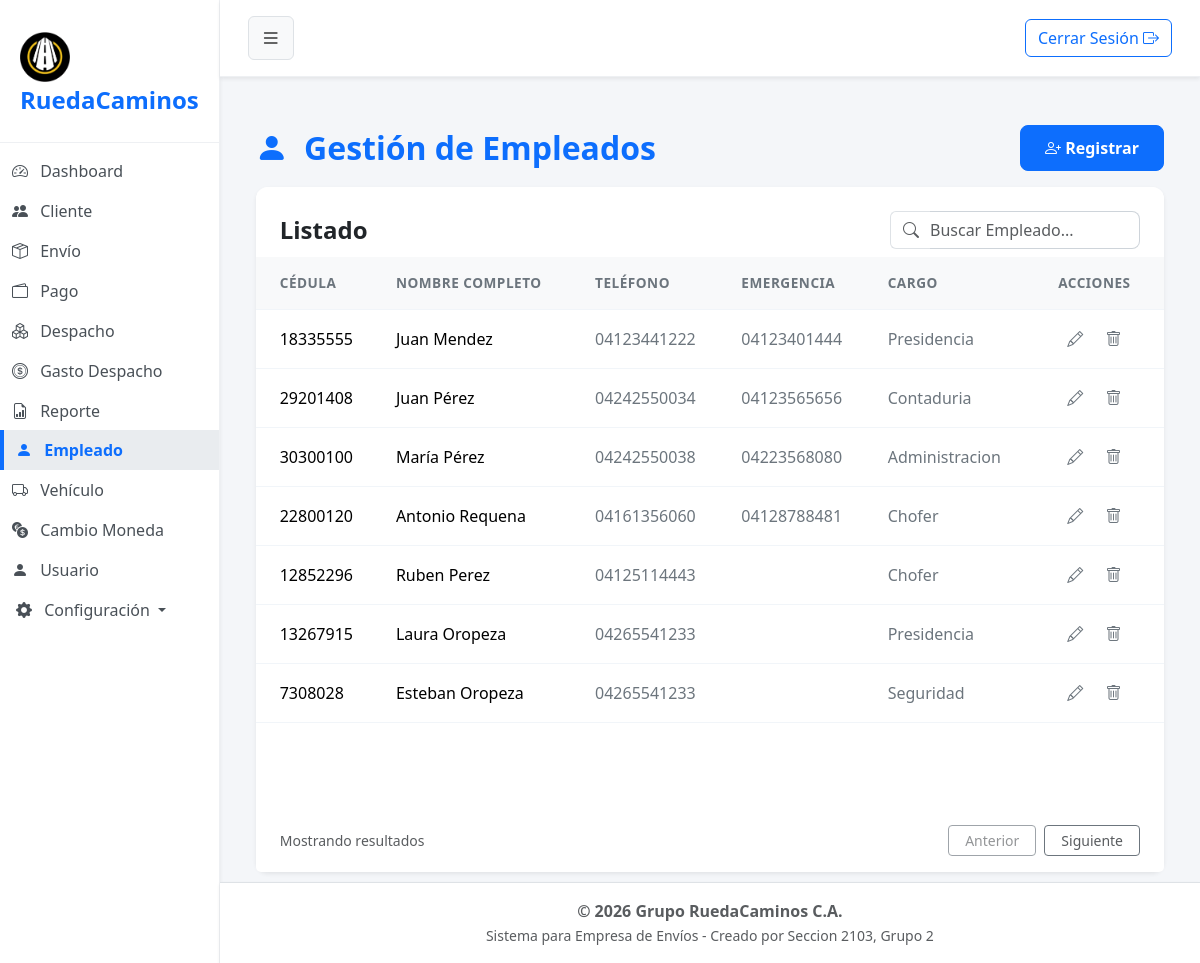
/?url=empleado (signed in), run on the app's committed database.
### tables this page shows
CREATE TABLE `empleado` (
  `cod_empleado` int(2) NOT NULL,
  `cedula` varchar(8) NOT NULL,
  `nombre` varchar(100) NOT NULL,
  `apellido` varchar(100) NOT NULL,
  `telefono` varchar(12) NOT NULL,
  `telefono_emergencia` varchar(12) DEFAULT NULL,
  `cod_cargo` int(1) NOT NULL,
  `estado` tinyint(1) NOT NULL
);

CREATE TABLE `cargo` (
  `cod_cargo` int(1) NOT NULL,
  `nombre` varchar(15) NOT NULL,
  `estado` tinyint(1) NOT NULL
);

### app/controller/empleadoController.php (called while the page is built, shortened)
<?php
$empleado = new Empleado();
$registros = $empleado->obt_RegistrosEmpleado();
include 'app/view/layout/header.php';
include 'app/view/empleado/empleadoView.php';
include 'app/view/layout/footer.php';
?>

### index.php (called while the page is built, shortened)
<?php
    $frontController = new FrontController();
?>

### app/config/Conexion.php (called while the page is built, shortened)
<?php
abstract class Conexion
{
    public $host = "localhost";
    public $namedb = "grupo_ruedacaminos";
    public $userdb = "root";
    public $passwd = "";
    public function __construct()
    {
        $this->conexion = $this->getConnection();
    }
    public function getConnection(): PDO
    {
        try {
            $dsn = "mysql:host=" . $this->host . ";dbname=" . $this->namedb . ";charset=utf8";
            $conexion = new PDO($dsn, $this->userdb, $this->passwd);
            $conexion->setAttribute(PDO::ATTR_ERRMODE, PDO::ERRMODE_EXCEPTION);
        } catch (PDOException $error) {
            die('No se pudo conectar a la base de datos, error:' . $error->getMessage());
        }
        return $conexion;
    }
}

### app/model/Empleado.php (called while the page is built, shortened)
<?php
class Empleado extends Conexion
{
    public function obt_RegistrosEmpleado()
    {
        try {
            $sentencia = "SELECT e.*, c.nombre as nombre_cargo
                        FROM empleado e
                        INNER JOIN cargo c ON e.cod_cargo = c.cod_cargo
                        WHERE e.estado = 1";
            $select = $this->conexion->prepare($sentencia);
            $select->execute();
            return $select->fetchAll(\PDO::FETCH_ASSOC);
        } catch (\PDOException $e) {
            return [];
        }
    }
}

### app/view/empleado/componentes/tabla.php (the view)
<div class="card-body p-0">
    <div class="table-responsive">
        <table class="table table-hover align-middle mb-0">
            <thead class="table-light table-header-custom">
                <tr>
                    <th class="ps-4">CÉDULA</th>
                    <th>NOMBRE COMPLETO</th>
                    <th>TELÉFONO</th>
                    <th>EMERGENCIA</th>
                    <th>CARGO</th>
                    <th class="pe-4 text-center">ACCIONES</th>
                </tr>
            </thead>
            <tbody>
                <?php if (!empty($registros)): ?>
                    <?php foreach ($registros as $fila): ?>
                        <tr>
                            <td class="ps-4 fw-medium"><?= $fila['cedula'] ?></td>
                            <td><span class="fw-medium"><?= $fila['nombre'] . ' ' . $fila['apellido'] ?></span></td>
                            <td class="text-secondary"><?= $fila['telefono'] ?></td>
                            <td class="text-secondary"><?= $fila['telefono_emergencia'] ?></td>
                            <td class="text-secondary"><?= ucfirst($fila['nombre_cargo']) ?></td>
                            <td class="pe-4 text-center">
                                <button type="button" class="btn btn-link text-secondary p-0 m-0 align-baseline me-3 btn-editar" title="Editar"
                                    data-bs-toggle="modal" data-bs-target="#modalEditar"
                                    data-id="<?= $fila['cod_empleado'] ?>"
                                    data-cedula="<?= $fila['cedula'] ?>"
                                    data-nombre="<?= $fila['nombre'] ?>"
                                    data-apellido="<?= $fila['apellido'] ?>"
                                    data-telefono="<?= $fila['telefono'] ?>"
                                    data-emergencia="<?= $fila['telefono_emergencia'] ?>"
                                    data-cargo="<?= $fila['cod_cargo'] ?>">
                                    <i class="bi bi-pencil"></i>
                                </button>
                                <button type="button" class="btn btn-link text-secondary p-0 m-0 align-baseline btn-eliminar" title="Eliminar"
                                    data-id="<?= $fila['cod_empleado'] ?>">
                                    <i class="bi bi-trash"></i>
                                </button>
                            </td>
                        </tr>
                    <?php endforeach; ?>
                <?php else: ?>
                    <tr><td colspan="6" class="text-center">No hay registros disponibles.</td></tr>
                <?php endif; ?>
            </tbody>
        </table>
    </div>
</div>

### assets/css/styles.css (style rules this page uses)
body { background-color: #f4f6f9; font-family: "Segoe UI", Tahoma, Geneva, Verdana, sans-serif; overflow-x: hidden; }
.table> :not(caption)>*>* { padding: 1rem 0.75rem; border-bottom-color: #f1f5f9; }
.table-header-custom th { color: #6c757d; font-weight: 600; font-size: 0.85rem; letter-spacing: 0.5px; }

### data on the page
empleado: cedula "18335555", nombre "Juan", apellido "Mendez", telefono "04123441222", telefono_emergencia "04123401444", cod_cargo.nombre "Presidencia"
empleado: cedula "29201408", nombre "Juan", apellido "Pérez", telefono "04242550034", telefono_emergencia "04123565656", cod_cargo.nombre "Contaduria"
empleado: cedula "30300100", nombre "María", apellido "Pérez", telefono "04242550038", telefono_emergencia "04223568080", cod_cargo.nombre "Administracion"
empleado: cedula "22800120", nombre "Antonio", apellido "Requena", telefono "04161356060", telefono_emergencia "04128788481", cod_cargo.nombre "Chofer"
empleado: cedula "12852296", nombre "Ruben", apellido "Perez", telefono "04125114443", cod_cargo.nombre "Chofer"
empleado: cedula "13267915", nombre "Laura", apellido "Oropeza", telefono "04265541233", cod_cargo.nombre "Presidencia"
empleado: cedula "7308028", nombre "Esteban", apellido "Oropeza", telefono "04265541233", cod_cargo.nombre "Seguridad"
